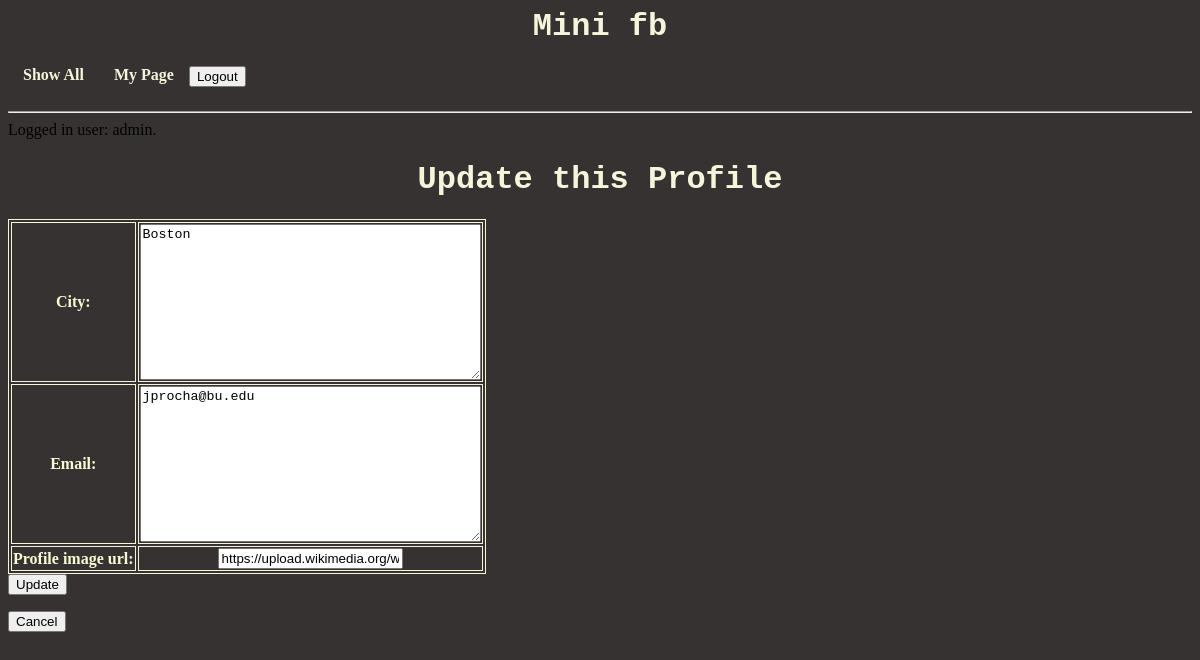
Page /mini_fb/profile/update (signed in) on the earlier database version.
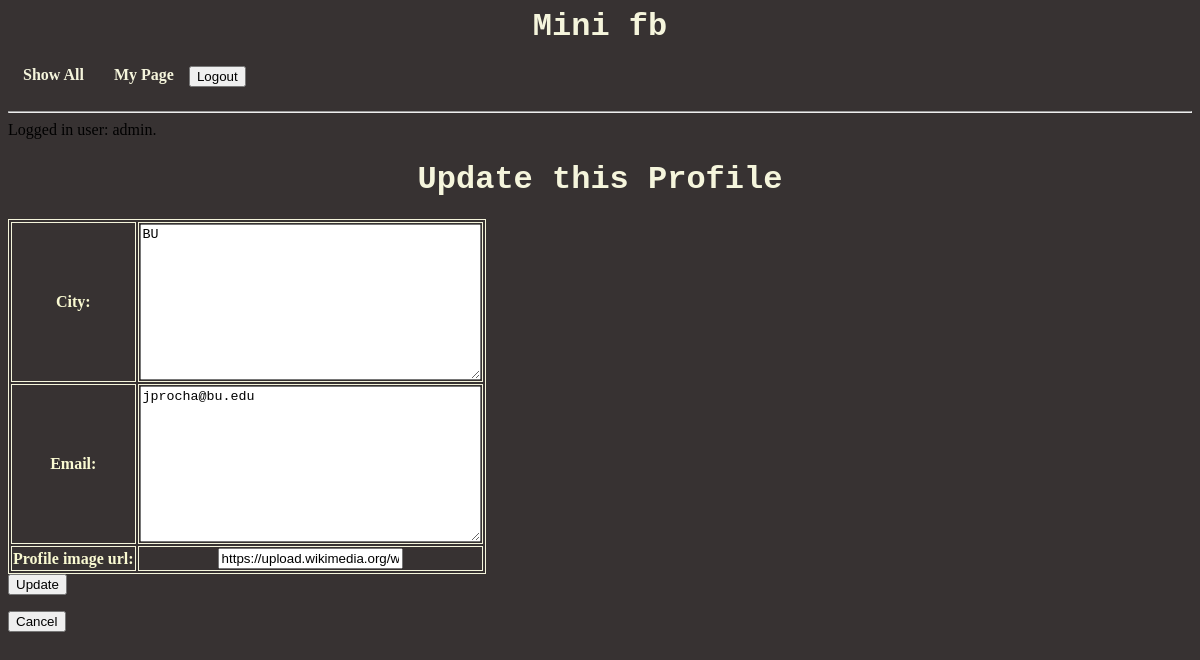
Same page on the later database version.
### mini_fb/models.py (models this page shows, shortened)
class Profile(models.Model):
    first_name = models.TextField(blank=True)
    last_name = models.TextField(blank=True)
    city = models.TextField(blank=True)
    email = models.TextField(blank=True)
    profile_image_url = models.URLField(blank=True)
    user = models.ForeignKey(User, on_delete=models.CASCADE)

### mini_fb/views.py (the view, shortened to what this page needs)
# urls.py: path('profile/update', UpdateProfileView.as_view(), name='update_profile'),
class UpdateProfileView(CustomLoginRequiredMixin, UpdateView):
    model = Profile
    form_class = UpdateProfileForm
    template_name = "mini_fb/update_profile_form.html"
    def get_object(self):
        if self.request.user.is_authenticated:
            logged_in_user = self.request.user
            profile = Profile.objects.filter(user=logged_in_user)[0]
        else:
            profile = None
        return profile

### mini_fb/forms.py
class UpdateProfileForm(forms.ModelForm):
    class Meta:
        model = Profile
        fields = ['city', 'email', 'profile_image_url']

### mini_fb/views.py (called while the page is built)
    def get_context_data(self):
        context = super().get_context_data()
        if self.request.user.is_authenticated:
            logged_in_user = self.request.user
            profile = Profile.objects.filter(user=logged_in_user)[0]
        else:
            logged_in_user = None
            profile = None
        context['logged_profile'] = profile
        return context

### mini_fb/templates/mini_fb/update_profile_form.html (shortened to what this page needs)
{% extends 'mini_fb/base.html' %}
{% block content %}
<h1>Update this Profile</h1>
 <form action="{% url 'update_profile' %}" method="POST" enctype="multipart/form-data">
    <table>
    {{form.as_table}}
    </table>
    <input type="submit" name="submit" value="Update">
</form>
<form action="{% url 'show_profile' profile.pk %}" method="GET">
    <input type="submit" value="Cancel">
</form>
{% endblock %}

Differences in the rows shown:
changed Profile "jprocha@bu.edu": city "Boston" → "BU"
